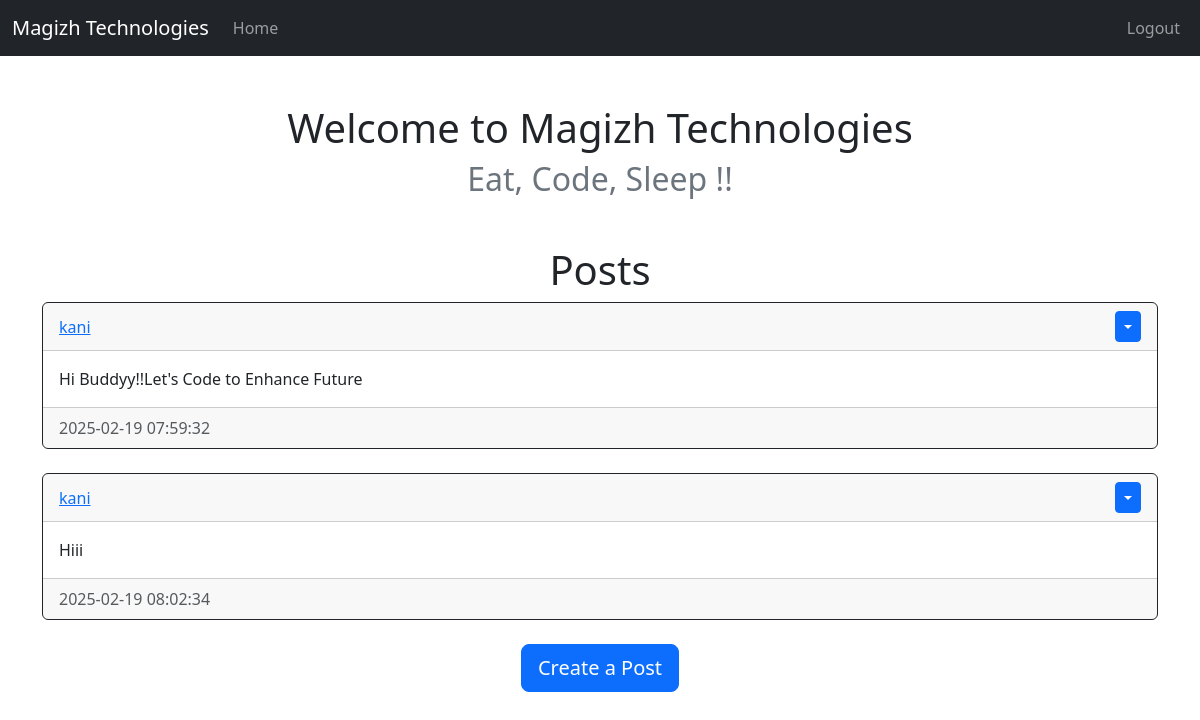
The page /home (signed in) on the database as committed earlier.
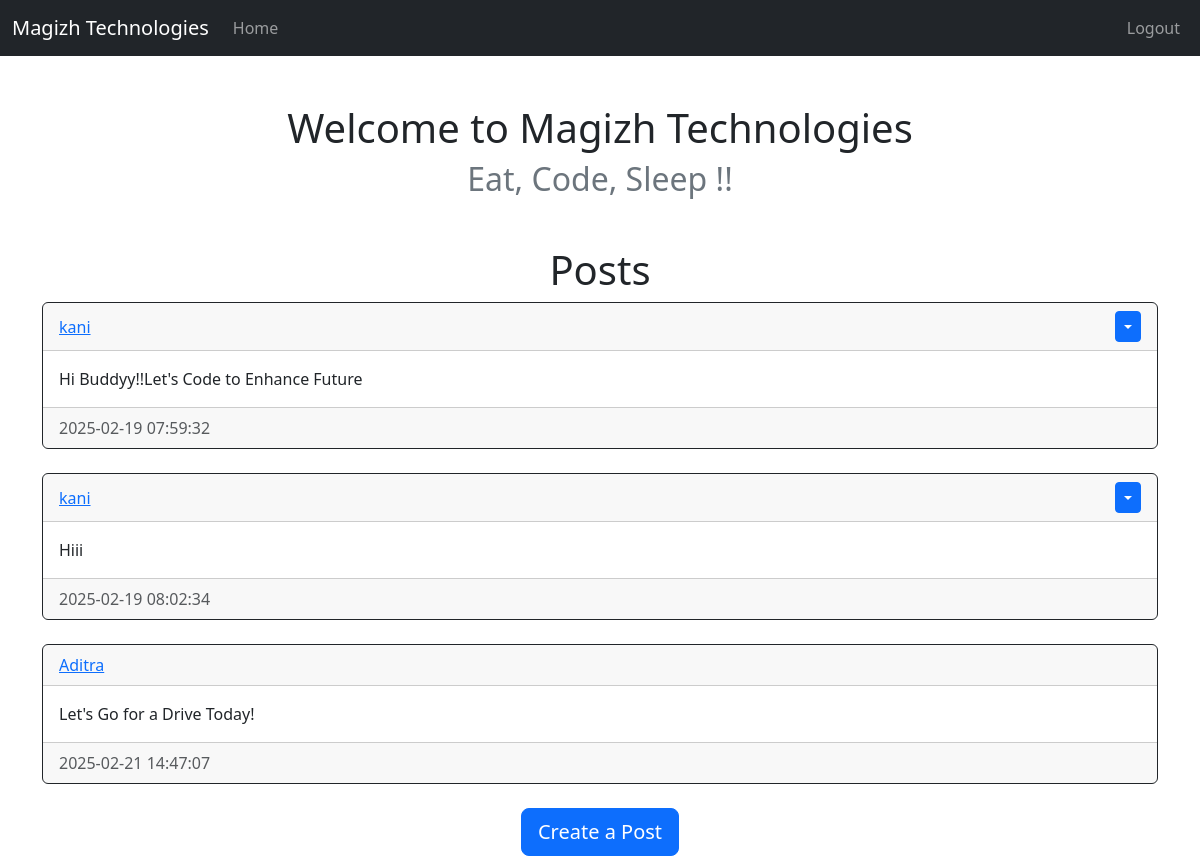
The same page on the database as committed later.
### website/models.py (models this page shows)
class Post(db.Model):
    id = db.Column(db.Integer, primary_key=True)
    text = db.Column(db.Text, nullable=False)
    date_created = db.Column(db.DateTime(timezone=True), default=func.now())
    author = db.Column(db.Integer, db.ForeignKey(
        'user.id', ondelete="CASCADE"), nullable=False)

class User(db.Model, UserMixin):
    id = db.Column(db.Integer, primary_key=True)
    email = db.Column(db.String(150), unique=True)
    username = db.Column(db.String(150), unique=True)
    password = db.Column(db.String(150))
    date_created = db.Column(db.DateTime(timezone=True), default=func.now())
    posts = db.relationship('Post', backref='user', passive_deletes=True)

### website/views.py (the view)
@views.route("/")
@views.route("/home")
def home():
    if current_user.is_authenticated:
        posts = Post.query.all()
        return render_template("home.html", user=current_user, posts=posts)
    return render_template("home.html", user=current_user)

### website/__init__.py (called while the page is built)
def create_app():
    app = Flask(__name__)
    app.config['SECRET_KEY'] = "helloworld"
    app.config['SQLALCHEMY_DATABASE_URI'] = f'sqlite:///{DB_NAME}'
    db.init_app(app)
    csrf = CSRFProtect()
    csrf.init_app(app)
    from .views import views
    from .auth import auth
    app.register_blueprint(views, url_prefix="/")
    app.register_blueprint(auth, url_prefix="/")
    from .models import User, Post
    create_database(app)  # Ensure database is created
    login_manager = LoginManager()
    login_manager.login_view = "auth.login"
    login_manager.init_app(app)
    @login_manager.user_loader
    def load_user(id):
        return User.query.get(int(id))
    return app

### website/templates/home.html (shortened to what this page needs)
{% extends "base.html" %}
{% block content %}
<h1 class="text-center mt-5">Welcome to Magizh Technologies</h1>
<h2 class="text-center text-secondary mb-5">Eat, Code, Sleep !!</h2>
{% if user.is_authenticated %}
<h1 align="center">Posts</h1>
<div id="posts">
    {% for post in posts %}
    <div class="card border-dark">
        <div class="card-header d-flex justify-content-between align-items-center">
            <a href="/posts/{{post.user.username}}">{{post.user.username}}</a>
            {% if user.id == post.author %}
            <div class="btn-group">
                <button type="button" class="btn btn-sm btn-primary dropdown-toggle" data-bs-toggle="dropdown"></button>
            </div>
            {% endif %}
        </div>
        <div class="card-body">
            <div class="card-text">{{post.text}}</div>
        </div>
        <div class="card-footer text-muted">{{post.date_created}}</div>
    </div>
    <br/>
    {% endfor %}
    <div align="center">
        <a href="/create-post">
            <button type="button" class="btn btn-primary btn-lg">Create a Post</button>
        </a>
    </div>
</div>
{% endif %}
{% endblock %}

### website/templates/base.html (shortened to what this page needs)
<!DOCTYPE html>
<html lang="en">
<head>
    <link href="https://cdn.jsdelivr.net/npm/bootstrap@5.3.3/dist/css/bootstrap.min.css"
          rel="stylesheet"
>
</head>
<body>
    <nav class="navbar navbar-expand-lg navbar-dark bg-dark">
        <div class="container-fluid">
            <a class="navbar-brand" href="/">Magizh Technologies</a>
            <div class="collapse navbar-collapse" id="navbar">
                <div class="navbar-nav me-auto">
                    <a class="nav-item nav-link" href="/home">Home</a>
                </div>
                <div class="navbar-nav">
                    {% if user.is_authenticated %}
                    <a class="nav-item nav-link" href="/logout">Logout</a>
                    {% else %}
                    <a class="nav-item nav-link" href="/login">Login</a>
                    <a class="nav-item nav-link" href="/sign-up">Sign Up</a>
                    {% endif %}
                </div>
            </div>
        </div>
    </nav>
    <div class="container mt-3">
        {% block content %} {% endblock %}
    </div>
</body>
</html>

Rows that differ between the two databases and show on the page:
added Post: user.username "Aditra", text "Let's Go for a Drive Today!", date_created "2025-02-21 14:47:07"
